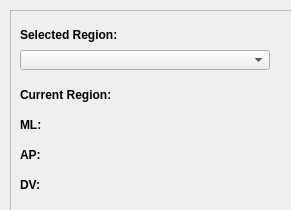
<?xml version="1.0" encoding="UTF-8"?>
<ui version="4.0">
 <class>Form</class>
 <widget class="QWidget" name="Form">
  <property name="geometry">
   <rect>
    <x>0</x>
    <y>0</y>
    <width>291</width>
    <height>210</height>
   </rect>
  </property>
  <property name="sizePolicy">
   <sizepolicy hsizetype="Expanding" vsizetype="Expanding">
    <horstretch>0</horstretch>
    <verstretch>0</verstretch>
   </sizepolicy>
  </property>
  <property name="windowTitle">
   <string>Form</string>
  </property>
  <widget class="QFrame" name="frame">
   <property name="geometry">
    <rect>
     <x>10</x>
     <y>10</y>
     <width>291</width>
     <height>210</height>
    </rect>
   </property>
   <property name="sizePolicy">
    <sizepolicy hsizetype="Expanding" vsizetype="Expanding">
     <horstretch>0</horstretch>
     <verstretch>0</verstretch>
    </sizepolicy>
   </property>
   <property name="frameShape">
    <enum>QFrame::StyledPanel</enum>
   </property>
   <property name="frameShadow">
    <enum>QFrame::Raised</enum>
   </property>
   <widget class="QLabel" name="selected_region_title_label">
    <property name="geometry">
     <rect>
      <x>10</x>
      <y>10</y>
      <width>100</width>
      <height>30</height>
     </rect>
    </property>
    <property name="font">
     <font>
      <weight>75</weight>
      <bold>true</bold>
     </font>
    </property>
    <property name="text">
     <string>Selected Region:</string>
    </property>
   </widget>
   <widget class="QComboBox" name="region_comboBox">
    <property name="geometry">
     <rect>
      <x>10</x>
      <y>40</y>
      <width>250</width>
      <height>20</height>
     </rect>
    </property>
    <property name="sizeAdjustPolicy">
     <enum>QComboBox::AdjustToContentsOnFirstShow</enum>
    </property>
    <property name="modelColumn">
     <number>0</number>
    </property>
   </widget>
   <widget class="QLabel" name="current_region_title_label">
    <property name="geometry">
     <rect>
      <x>10</x>
      <y>70</y>
      <width>90</width>
      <height>30</height>
     </rect>
    </property>
    <property name="font">
     <font>
      <weight>75</weight>
      <bold>true</bold>
     </font>
    </property>
    <property name="text">
     <string>Current Region:</string>
    </property>
   </widget>
   <widget class="QLabel" name="current_region_label">
    <property name="geometry">
     <rect>
      <x>110</x>
      <y>70</y>
      <width>80</width>
      <height>30</height>
     </rect>
    </property>
    <property name="text">
     <string/>
    </property>
   </widget>
   <widget class="QLabel" name="ml_title_label">
    <property name="geometry">
     <rect>
      <x>10</x>
      <y>100</y>
      <width>30</width>
      <height>30</height>
     </rect>
    </property>
    <property name="font">
     <font>
      <weight>75</weight>
      <bold>true</bold>
     </font>
    </property>
    <property name="text">
     <string>ML:</string>
    </property>
   </widget>
   <widget class="QLabel" name="ml_label">
    <property name="geometry">
     <rect>
      <x>50</x>
      <y>100</y>
      <width>60</width>
      <height>30</height>
     </rect>
    </property>
    <property name="text">
     <string/>
    </property>
   </widget>
   <widget class="QLabel" name="ap_title_label">
    <property name="geometry">
     <rect>
      <x>10</x>
      <y>130</y>
      <width>30</width>
      <height>30</height>
     </rect>
    </property>
    <property name="font">
     <font>
      <weight>75</weight>
      <bold>true</bold>
     </font>
    </property>
    <property name="text">
     <string>AP:</string>
    </property>
   </widget>
   <widget class="QLabel" name="ap_label">
    <property name="geometry">
     <rect>
      <x>50</x>
      <y>130</y>
      <width>60</width>
      <height>30</height>
     </rect>
    </property>
    <property name="text">
     <string/>
    </property>
   </widget>
   <widget class="QLabel" name="dv_title_label">
    <property name="geometry">
     <rect>
      <x>10</x>
      <y>160</y>
      <width>50</width>
      <height>30</height>
     </rect>
    </property>
    <property name="font">
     <font>
      <weight>75</weight>
      <bold>true</bold>
     </font>
    </property>
    <property name="text">
     <string>DV:</string>
    </property>
   </widget>
   <widget class="QLabel" name="dv_label">
    <property name="geometry">
     <rect>
      <x>50</x>
      <y>160</y>
      <width>50</width>
      <height>30</height>
     </rect>
    </property>
    <property name="text">
     <string/>
    </property>
   </widget>
  </widget>
 </widget>
 <resources/>
 <connections/>
</ui>
